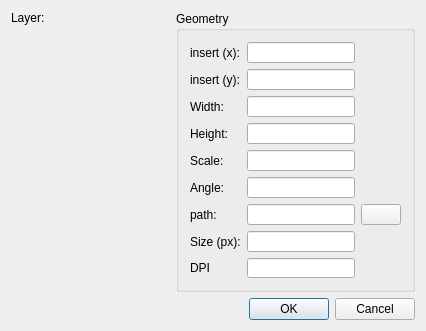
<?xml version="1.0" encoding="UTF-8"?>
<ui version="4.0">
 <class>QG_DlgImage</class>
 <widget class="QDialog" name="QG_DlgImage">
  <property name="geometry">
   <rect>
    <x>0</x>
    <y>0</y>
    <width>426</width>
    <height>331</height>
   </rect>
  </property>
  <property name="sizePolicy">
   <sizepolicy hsizetype="Minimum" vsizetype="Minimum">
    <horstretch>0</horstretch>
    <verstretch>0</verstretch>
   </sizepolicy>
  </property>
  <property name="minimumSize">
   <size>
    <width>300</width>
    <height>190</height>
   </size>
  </property>
  <property name="windowTitle">
   <string>Image</string>
  </property>
  <layout class="QVBoxLayout">
   <item>
    <layout class="QHBoxLayout">
     <item>
      <layout class="QVBoxLayout">
       <item>
        <layout class="QHBoxLayout">
         <item>
          <widget class="QLabel" name="lLayer">
           <property name="sizePolicy">
            <sizepolicy hsizetype="Preferred" vsizetype="Preferred">
             <horstretch>0</horstretch>
             <verstretch>0</verstretch>
            </sizepolicy>
           </property>
           <property name="text">
            <string>Layer:</string>
           </property>
           <property name="wordWrap">
            <bool>false</bool>
           </property>
          </widget>
         </item>
         <item>
          <widget class="QG_LayerBox" name="cbLayer" native="true">
           <property name="toolTip">
            <string>Layer of image</string>
           </property>
          </widget>
         </item>
        </layout>
       </item>
       <item>
        <widget class="QG_WidgetPen" name="wPen" native="true">
         <property name="sizePolicy">
          <sizepolicy hsizetype="MinimumExpanding" vsizetype="MinimumExpanding">
           <horstretch>0</horstretch>
           <verstretch>0</verstretch>
          </sizepolicy>
         </property>
        </widget>
       </item>
      </layout>
     </item>
     <item>
      <widget class="QGroupBox" name="buttonGroup8">
       <property name="enabled">
        <bool>true</bool>
       </property>
       <property name="sizePolicy">
        <sizepolicy hsizetype="Preferred" vsizetype="Preferred">
         <horstretch>0</horstretch>
         <verstretch>0</verstretch>
        </sizepolicy>
       </property>
       <property name="title">
        <string>Geometry</string>
       </property>
       <layout class="QGridLayout">
        <item row="5" column="0">
         <widget class="QLabel" name="lAngle">
          <property name="text">
           <string>Angle:</string>
          </property>
         </widget>
        </item>
        <item row="3" column="0">
         <widget class="QLabel" name="lHeight">
          <property name="text">
           <string>Height:</string>
          </property>
         </widget>
        </item>
        <item row="2" column="1">
         <widget class="QLineEdit" name="leWidth">
          <property name="minimumSize">
           <size>
            <width>70</width>
            <height>0</height>
           </size>
          </property>
          <property name="toolTip">
           <string>Width of image</string>
          </property>
         </widget>
        </item>
        <item row="1" column="0">
         <widget class="QLabel" name="lInsertY">
          <property name="text">
           <string>insert (y):</string>
          </property>
         </widget>
        </item>
        <item row="0" column="1">
         <widget class="QLineEdit" name="leInsertX">
          <property name="minimumSize">
           <size>
            <width>70</width>
            <height>0</height>
           </size>
          </property>
          <property name="toolTip">
           <string>X coordinate of insertion point</string>
          </property>
         </widget>
        </item>
        <item row="8" column="1">
         <widget class="QLineEdit" name="leDPI">
          <property name="toolTip">
           <string>Resolution (dots per inch)</string>
          </property>
         </widget>
        </item>
        <item row="6" column="1">
         <widget class="QLineEdit" name="lePath">
          <property name="minimumSize">
           <size>
            <width>70</width>
            <height>0</height>
           </size>
          </property>
          <property name="toolTip">
           <string>Path to image file</string>
          </property>
          <property name="readOnly">
           <bool>false</bool>
          </property>
         </widget>
        </item>
        <item row="4" column="1">
         <widget class="QLineEdit" name="leScale">
          <property name="minimumSize">
           <size>
            <width>70</width>
            <height>0</height>
           </size>
          </property>
          <property name="toolTip">
           <string>Scaling factor</string>
          </property>
         </widget>
        </item>
        <item row="7" column="0">
         <widget class="QLabel" name="lSize">
          <property name="text">
           <string>Size (px):</string>
          </property>
         </widget>
        </item>
        <item row="5" column="1">
         <widget class="QLineEdit" name="leAngle">
          <property name="minimumSize">
           <size>
            <width>70</width>
            <height>0</height>
           </size>
          </property>
          <property name="toolTip">
           <string>Rotation angle</string>
          </property>
         </widget>
        </item>
        <item row="1" column="1">
         <widget class="QLineEdit" name="leInsertY">
          <property name="minimumSize">
           <size>
            <width>70</width>
            <height>0</height>
           </size>
          </property>
          <property name="toolTip">
           <string>Y coordinate of insertion point</string>
          </property>
         </widget>
        </item>
        <item row="9" column="0">
         <spacer name="spacer58">
          <property name="orientation">
           <enum>Qt::Vertical</enum>
          </property>
          <property name="sizeType">
           <enum>QSizePolicy::Expanding</enum>
          </property>
          <property name="sizeHint" stdset="0">
           <size>
            <width>20</width>
            <height>20</height>
           </size>
          </property>
         </spacer>
        </item>
        <item row="6" column="0">
         <widget class="QLabel" name="lPath">
          <property name="text">
           <string>path:</string>
          </property>
         </widget>
        </item>
        <item row="0" column="0">
         <widget class="QLabel" name="lInsertX">
          <property name="text">
           <string>insert (x):</string>
          </property>
         </widget>
        </item>
        <item row="9" column="1">
         <spacer name="spacer61">
          <property name="orientation">
           <enum>Qt::Vertical</enum>
          </property>
          <property name="sizeType">
           <enum>QSizePolicy::Expanding</enum>
          </property>
          <property name="sizeHint" stdset="0">
           <size>
            <width>20</width>
            <height>20</height>
           </size>
          </property>
         </spacer>
        </item>
        <item row="4" column="0">
         <widget class="QLabel" name="lScale">
          <property name="text">
           <string>Scale:</string>
          </property>
         </widget>
        </item>
        <item row="7" column="1">
         <widget class="QLineEdit" name="leSize">
          <property name="minimumSize">
           <size>
            <width>70</width>
            <height>0</height>
           </size>
          </property>
          <property name="toolTip">
           <string>Size of image in pixels</string>
          </property>
          <property name="readOnly">
           <bool>true</bool>
          </property>
         </widget>
        </item>
        <item row="8" column="0">
         <widget class="QLabel" name="lDPI">
          <property name="text">
           <string>DPI</string>
          </property>
         </widget>
        </item>
        <item row="2" column="0">
         <widget class="QLabel" name="lWidth">
          <property name="text">
           <string>Width:</string>
          </property>
         </widget>
        </item>
        <item row="3" column="1">
         <widget class="QLineEdit" name="leHeight">
          <property name="minimumSize">
           <size>
            <width>70</width>
            <height>0</height>
           </size>
          </property>
          <property name="toolTip">
           <string>Height of image</string>
          </property>
         </widget>
        </item>
        <item row="6" column="2">
         <widget class="QPushButton" name="pbFile">
          <property name="toolTip">
           <string>Select an image file</string>
          </property>
          <property name="text">
           <string/>
          </property>
          <property name="icon">
           <iconset resource="../../../../res/icons/icons.qrc">
            <normaloff>:/icons/fileopen.lci</normaloff>:/icons/fileopen.lci</iconset>
          </property>
         </widget>
        </item>
       </layout>
      </widget>
     </item>
    </layout>
   </item>
   <item>
    <widget class="QDialogButtonBox" name="buttonBox">
     <property name="standardButtons">
      <set>QDialogButtonBox::Cancel|QDialogButtonBox::Ok</set>
     </property>
    </widget>
   </item>
  </layout>
 </widget>
 <layoutdefault spacing="6" margin="11"/>
 <customwidgets>
  <customwidget>
   <class>QG_WidgetPen</class>
   <extends>QWidget</extends>
   <header>qg_widgetpen.h</header>
  </customwidget>
  <customwidget>
   <class>QG_LayerBox</class>
   <extends>QWidget</extends>
   <header>qg_layerbox.h</header>
  </customwidget>
 </customwidgets>
 <tabstops>
  <tabstop>leInsertX</tabstop>
  <tabstop>leInsertY</tabstop>
  <tabstop>leWidth</tabstop>
  <tabstop>leHeight</tabstop>
  <tabstop>leScale</tabstop>
  <tabstop>leAngle</tabstop>
  <tabstop>lePath</tabstop>
  <tabstop>leSize</tabstop>
  <tabstop>leDPI</tabstop>
 </tabstops>
 <resources>
  <include location="../../../../res/icons/icons.qrc"/>
  <include location="../../../../res/icons/icons.qrc"/>
 </resources>
 <connections>
  <connection>
   <sender>buttonBox</sender>
   <signal>accepted()</signal>
   <receiver>QG_DlgImage</receiver>
   <slot>accept()</slot>
   <hints>
    <hint type="sourcelabel">
     <x>212</x>
     <y>314</y>
    </hint>
    <hint type="destinationlabel">
     <x>20</x>
     <y>20</y>
    </hint>
   </hints>
  </connection>
  <connection>
   <sender>buttonBox</sender>
   <signal>rejected()</signal>
   <receiver>QG_DlgImage</receiver>
   <slot>reject()</slot>
   <hints>
    <hint type="sourcelabel">
     <x>212</x>
     <y>314</y>
    </hint>
    <hint type="destinationlabel">
     <x>20</x>
     <y>20</y>
    </hint>
   </hints>
  </connection>
  <connection>
   <sender>leWidth</sender>
   <signal>editingFinished()</signal>
   <receiver>QG_DlgImage</receiver>
   <slot>changeWidth()</slot>
   <hints>
    <hint type="sourcelabel">
     <x>351</x>
     <y>98</y>
    </hint>
    <hint type="destinationlabel">
     <x>157</x>
     <y>277</y>
    </hint>
   </hints>
  </connection>
  <connection>
   <sender>leHeight</sender>
   <signal>editingFinished()</signal>
   <receiver>QG_DlgImage</receiver>
   <slot>changeHeight()</slot>
   <hints>
    <hint type="sourcelabel">
     <x>325</x>
     <y>122</y>
    </hint>
    <hint type="destinationlabel">
     <x>196</x>
     <y>153</y>
    </hint>
   </hints>
  </connection>
  <connection>
   <sender>leScale</sender>
   <signal>editingFinished()</signal>
   <receiver>QG_DlgImage</receiver>
   <slot>changeScale()</slot>
   <hints>
    <hint type="sourcelabel">
     <x>325</x>
     <y>149</y>
    </hint>
    <hint type="destinationlabel">
     <x>196</x>
     <y>153</y>
    </hint>
   </hints>
  </connection>
  <connection>
   <sender>leDPI</sender>
   <signal>editingFinished()</signal>
   <receiver>QG_DlgImage</receiver>
   <slot>changeDPI()</slot>
   <hints>
    <hint type="sourcelabel">
     <x>267</x>
     <y>258</y>
    </hint>
    <hint type="destinationlabel">
     <x>217</x>
     <y>282</y>
    </hint>
   </hints>
  </connection>
  <connection>
   <sender>pbFile</sender>
   <signal>clicked()</signal>
   <receiver>QG_DlgImage</receiver>
   <slot>setImageFile()</slot>
   <hints>
    <hint type="sourcelabel">
     <x>20</x>
     <y>20</y>
    </hint>
    <hint type="destinationlabel">
     <x>20</x>
     <y>20</y>
    </hint>
   </hints>
  </connection>
 </connections>
 <slots>
  <slot>changeWidth()</slot>
  <slot>changeHeight()</slot>
  <slot>changeScale()</slot>
  <slot>changeDPI()</slot>
 </slots>
</ui>
